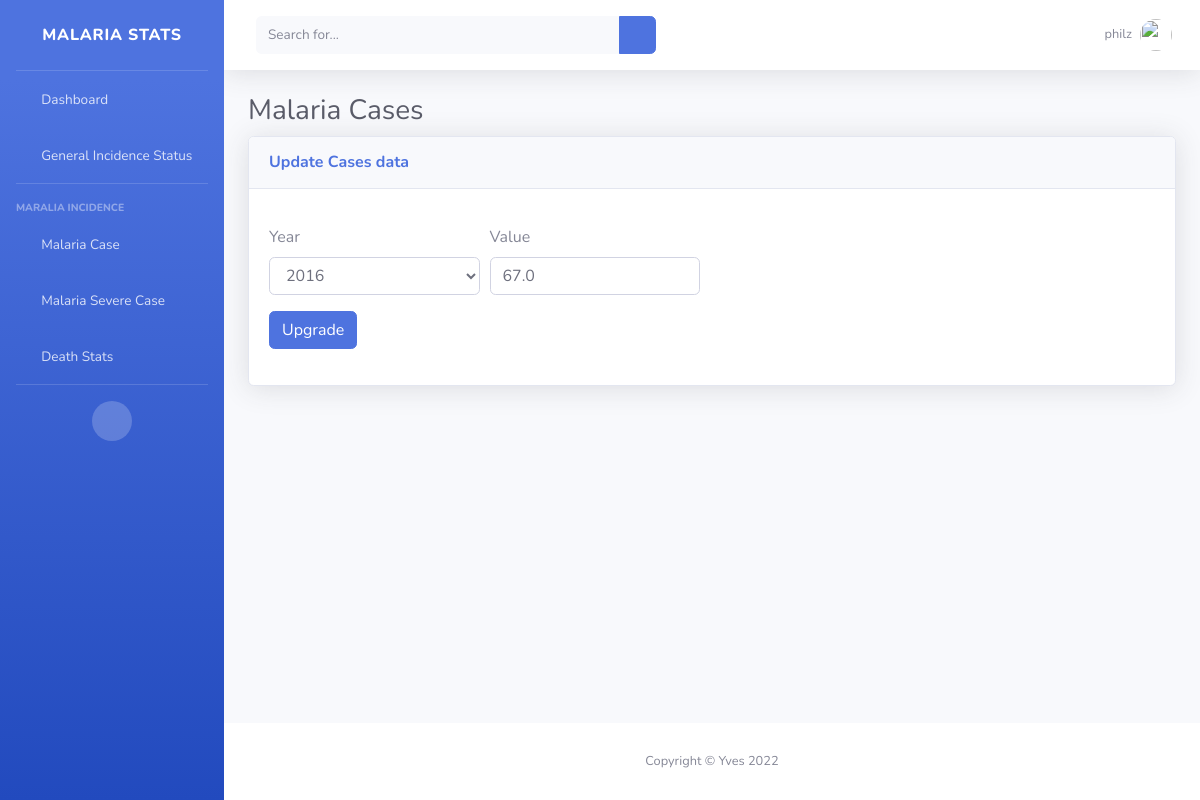
/22/updatecase/ (signed in), run on an earlier commit of the app's database.
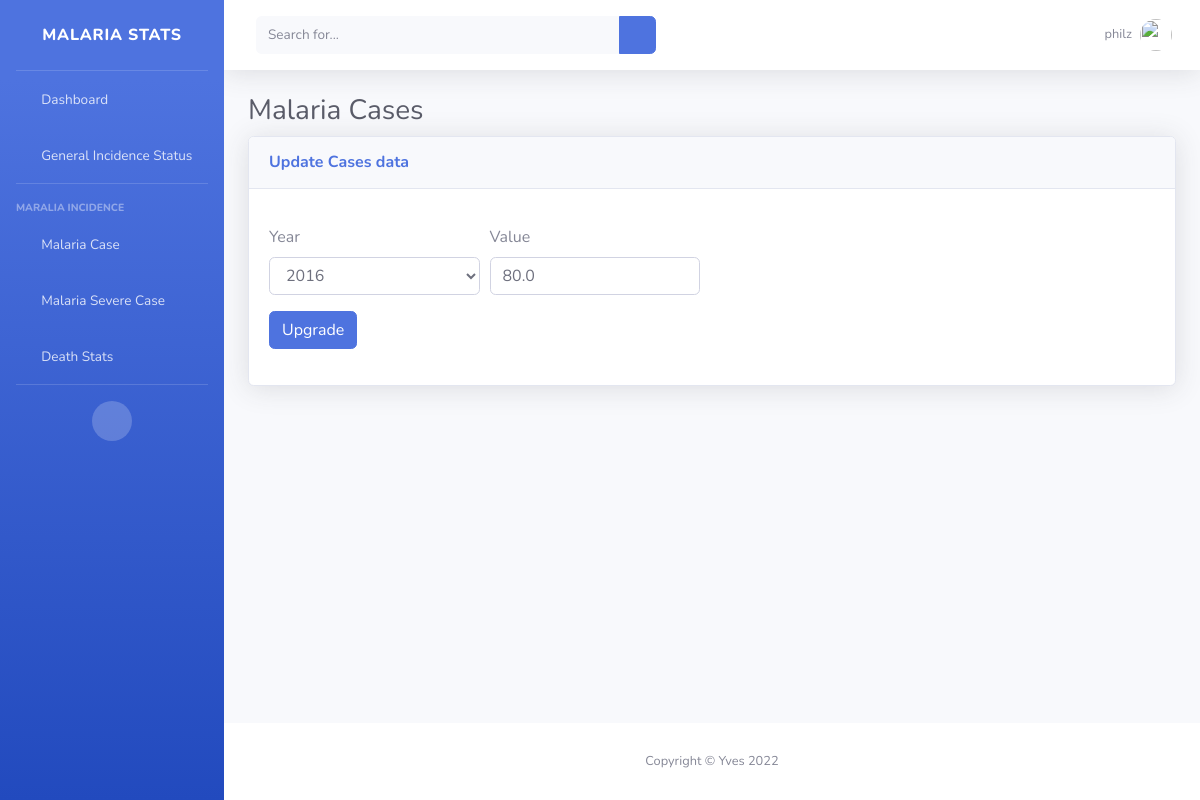
And on a later commit of the database.
### home/models.py (models this page shows)
class CaseData(models.Model):
    year = models.CharField(max_length=250)
    value = models.FloatField()
    objects = DataFrameManager()

### home/views.py (the view, shortened to what this page needs)
# urls.py: path('<int:id>/updatecase/', views.updatecase, name='updateCase'),
def updatecase(request,id):
    select = CaseData.objects.all().order_by('id')
    update = CaseData.objects.get(id=id)
    updatenew = GeneralData.objects.get(year=update.year, casename='cases', value=update.value)
    return render(request,'updatecase.html',{'messag':'data has been deleted','data':select,'update':update})

### templates/updatecase.html (shortened to what this page needs)
{% extends 'base.html' %}
{% load static %}
{% block content %}
                <div class="container-fluid">
                    <h1 class="h3 mb-2 text-gray-800">Malaria Cases</h1>
                    <div class="card shadow mb-4">
                        <div class="card-header py-3">
                            <h6 class="m-0 font-weight-bold text-primary">Update Cases data</h6>
                        </div>
                        <div class="card-body">
                            <div class="row">
                                <div class="col-6">
                                    <form  method="POST" action="{% url 'updateCase' id=update.id %}" accept="">
                                      <div class="form-row">
                                        <div class="form-group col-md-6">
                                          <label>Year</label>
                                          <select  class="form-control" name="year">
                                              <option>{{update.year}}</option>
                                          </select>
                                        </div>
                                        <div class="form-group col-md-6">
                                          <label>Value</label>
                                          <input type="number" class="form-control"   value="{{update.value}}" name="value">
                                        </div>
                                        <div class="form-group col-md-12">
                                          <input type="submit" class="btn btn-primary" value="Upgrade">
                                        </div>
                                      </div>
                                    </form>
                                </div>
                            </div>
                        </div>
                    </div>
                </div>
{% endblock %}

What changed in the data, as far as the page shows it:
changed CaseData: value "67.0" → "80.0"
